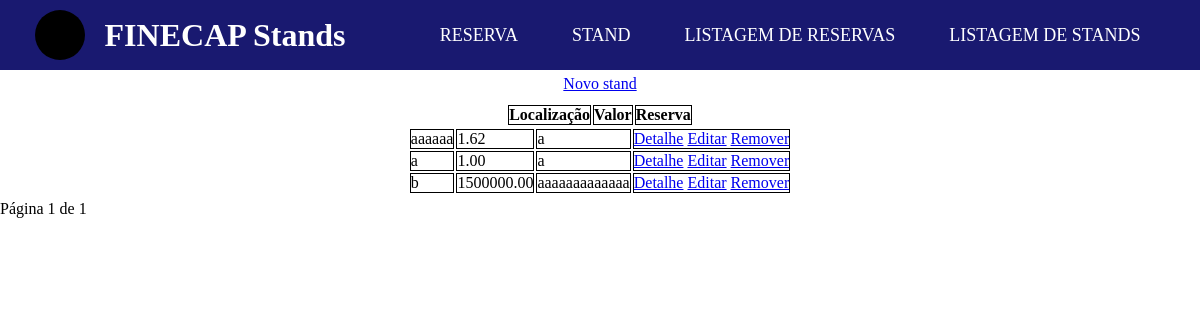
Page /stand/listar/ on the earlier database version.
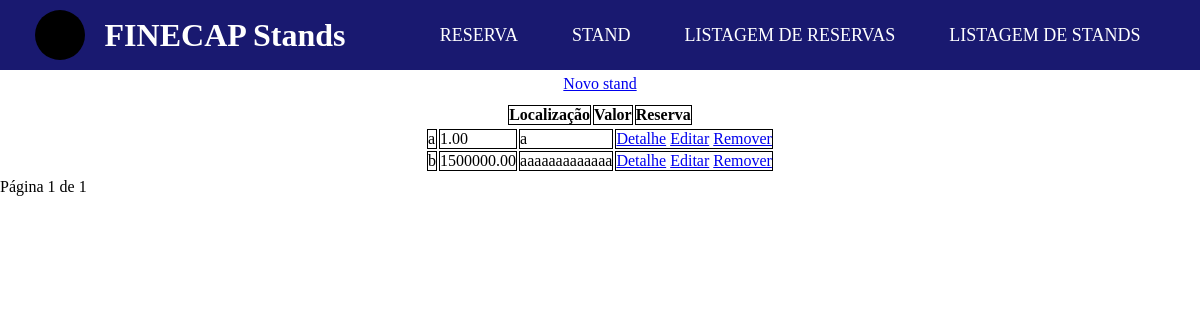
Same page on the later database version.
### FINECAP/models.py (models this page shows)
class Stand(models.Model):
    localizacao = models.CharField(max_length=150)
    valor = models.DecimalField(max_digits=10, decimal_places=2)
    reserva = models.ForeignKey(Reserva, on_delete=models.CASCADE)

class Reserva(models.Model):
    cnpj = models.CharField(max_length=12)
    nome_empresa = models.CharField(max_length=150)
    categoria_empresa = models.CharField(max_length=50)
    quitado = models.BooleanField()
    def __str__(self):
        return self.nome_empresa

### FINECAP/views.py (the view)
# urls.py: path('stand/listar/', views.stand_listarView.as_view(), name='stand_listar'),
class stand_listarView(generic.ListView):
    model = Stand
    template_name = "FINECAP/listagem_stand.html"
    context_object_name = 'stands'
    paginate_by = 5

### FINECAP/templates/FINECAP/listagem_stand.html (shortened to what this page needs)
{% extends 'base.html' %}
{% block center %}
<a href="{% url 'stand_criar' %}" class="center">Novo stand</a>
<table class="center">
    <thead>
        <tr>
            <th>Localização</th>
            <th>Valor</th>
            <th>Reserva</th>
        </tr>
        <tbody>
            {% for stand in stands %}
            <tr>
                <td>{{ stand.localizacao }}</td>
                <td>{{ stand.valor }}</td>
                <td>{{ stand.reserva }}</td>
                <td>
                    <a href="{% url 'stand_detalhe' stand.id %}">Detalhe</a>
                    <a href="{% url 'stand_editar' stand.id %}">Editar</a>
                    <a href="{% url 'stand_remover' stand.id %}">Remover</a>
                </td>
            </tr>
            {% endfor %}
        </tbody>
    </thead>
</table>
<div>
    Página {{ page_obj.number }} de {{ page_obj.paginator.num_pages }}
 </div>
{% endblock %}

Differences in the rows shown:
removed Stand: localizacao "aaaaaa", valor "1.62", reserva "a"
